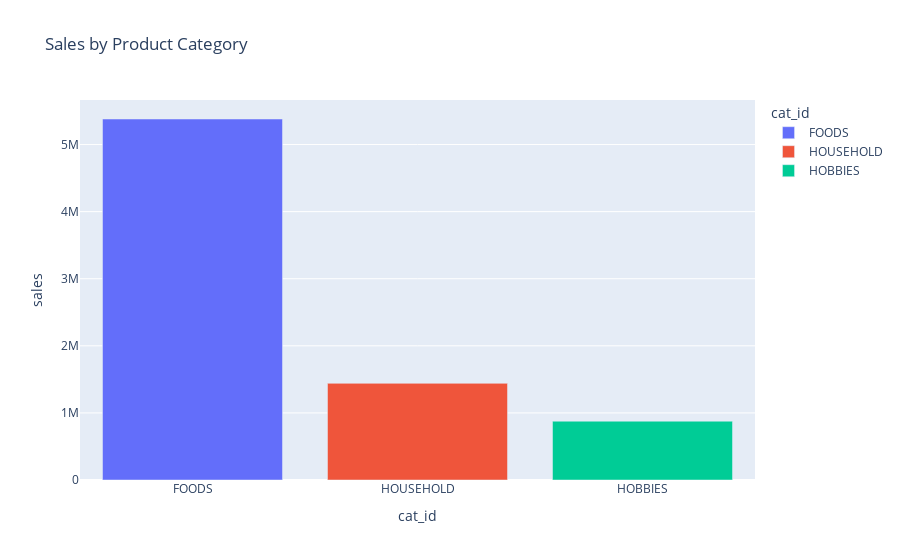

This figure's notebook cell:
### Markdown cell above
Insight

In month 3 there the sales increased drastically so it is the month that had most sales as compared to the other months.

### Code cell
#sales by product category
sales_by_category = sales_data.groupby('cat_id')['sales'].sum().reset_index().sort_values(by='sales', ascending=False)
sales_by_category

fig = px.bar(sales_by_category, x='cat_id', y='sales',color='cat_id', title='Sales by Product Category')
fig.show()

### Figure 1 — Plotly figure (JSON) as saved in the notebook; plotly's stock layout.template omitted (floating-point values rounded to 4 significant figures)
{"data": [{"alignmentgroup": "True", "hovertemplate": "cat_id=%{x}<br>sales=%{y}<extra></extra>", "legendgroup": "FOODS", "marker": {"color": "#636efa", "pattern": {"shape": ""}}, "name": "FOODS", "offsetgroup": "FOODS", "orientation": "v", "showlegend": true, "textposition": "auto", "type": "bar", "x": ["FOODS"], "xaxis": "x", "y": [5380828], "yaxis": "y"}, {"alignmentgroup": "True", "hovertemplate": "cat_id=%{x}<br>sales=%{y}<extra></extra>", "legendgroup": "HOUSEHOLD", "marker": {"color": "#EF553B", "pattern": {"shape": ""}}, "name": "HOUSEHOLD", "offsetgroup": "HOUSEHOLD", "orientation": "v", "showlegend": true, "textposition": "auto", "type": "bar", "x": ["HOUSEHOLD"], "xaxis": "x", "y": [1440710], "yaxis": "y"}, {"alignmentgroup": "True", "hovertemplate": "cat_id=%{x}<br>sales=%{y}<extra></extra>", "legendgroup": "HOBBIES", "marker": {"color": "#00cc96", "pattern": {"shape": ""}}, "name": "HOBBIES", "offsetgroup": "HOBBIES", "orientation": "v", "showlegend": true, "textposition": "auto", "type": "bar", "x": ["HOBBIES"], "xaxis": "x", "y": [876678], "yaxis": "y"}], "layout": {"barmode": "relative", "legend": {"title": {"text": "cat_id"}, "tracegroupgap": 0}, "title": {"text": "Sales by Product Category"}, "xaxis": {"anchor": "y", "categoryarray": ["FOODS", "HOUSEHOLD", "HOBBIES"], "categoryorder": "array", "domain": [0, 1], "title": {"text": "cat_id"}}, "yaxis": {"anchor": "x", "domain": [0, 1], "title": {"text": "sales"}}}}
